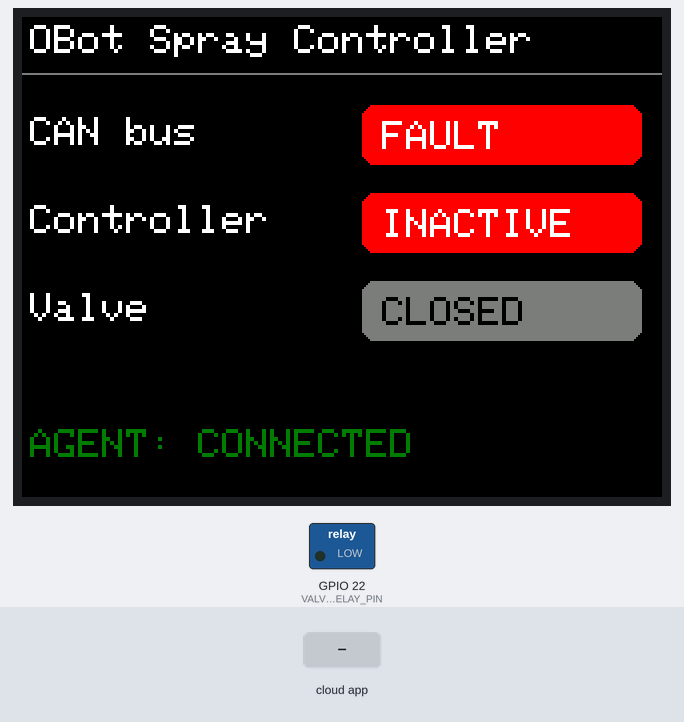
This program was run on a simulated ESP32. On the bench: 320×240 colour display, switched loads named in the program (green lamp = pin HIGH). The inputs (shaded band) are chosen by the test bench. The ROS host is connected and sends only what is stated.

Above: at 1.6 s.
1.7 s: the phone or cloud app sets valve_command to 100
At 2.3 s:
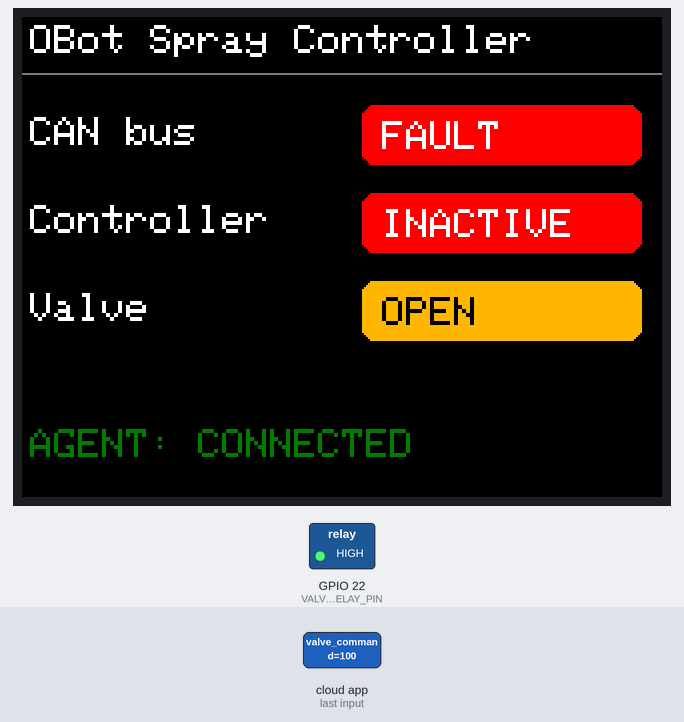
3.2 s: the phone or cloud app sets can_bus_healthy to 1
At 4.4 s:
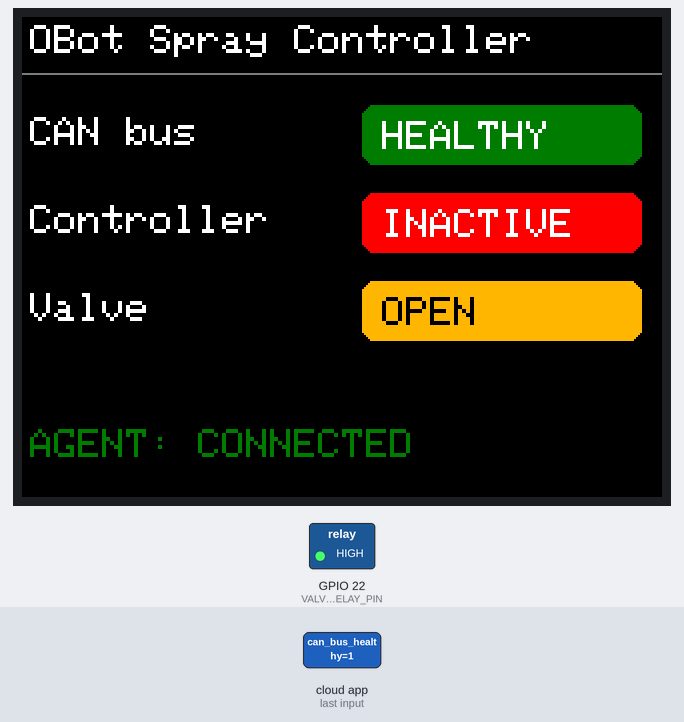
4.7 s: the phone or cloud app sets valve_command to -100
At 5.9 s:
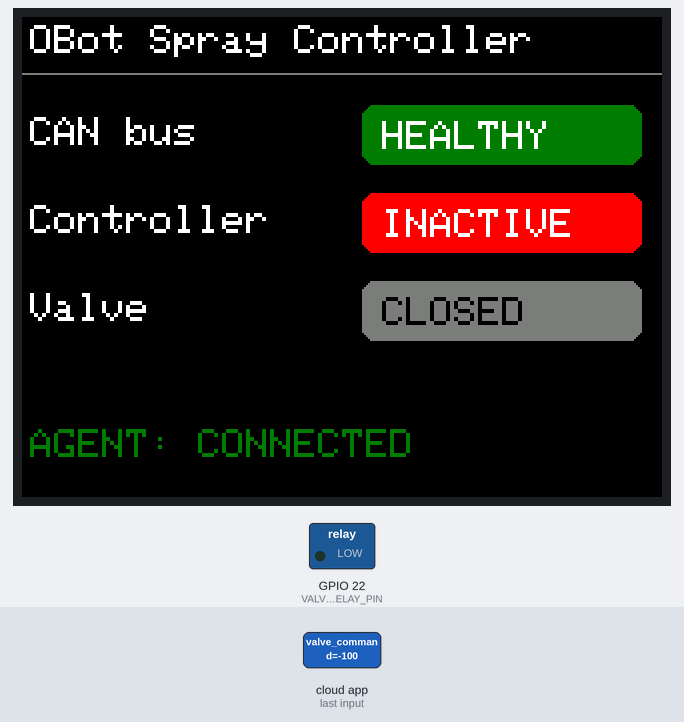
6.2 s: the phone or cloud app sets controller_active to 1
At 7.4 s:
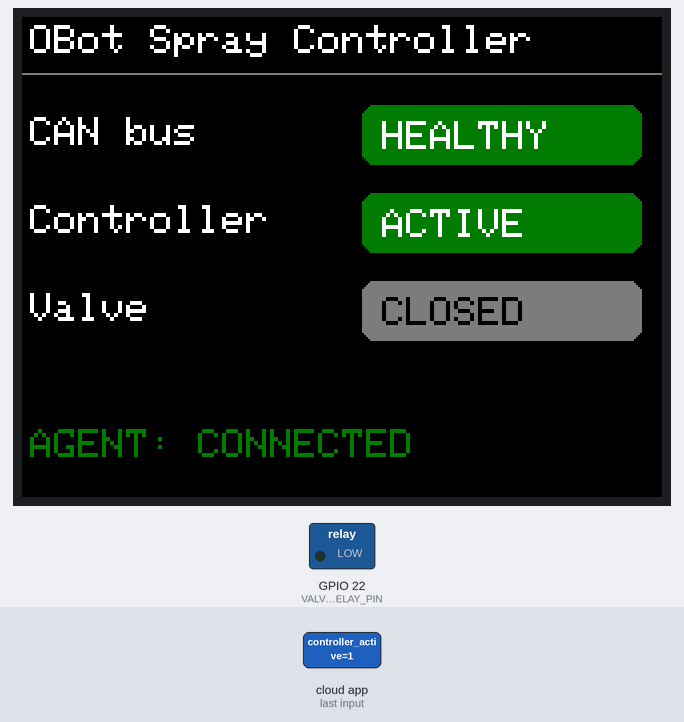
7.7 s: the phone or cloud app sets can_bus_healthy to 0
At 8.5 s:
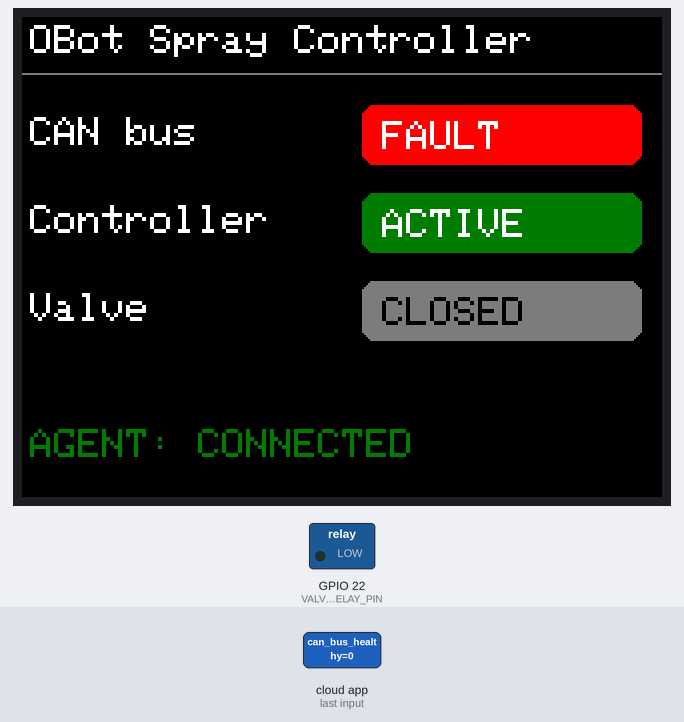
Timing chart, 0 to 10.2 s (numbered marks = the images above; inputs shaded):
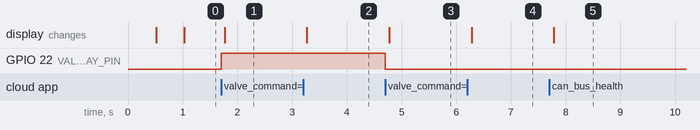

Measured:
- after the input at 1.7 s, GPIO 22 (VALVE_RELAY_PIN): LOW → HIGH at once; the display: changes after 0.07 s (image 1)
- after the input at 3.2 s, the display: changes after 0.07 s (image 2)
- after the input at 4.7 s, GPIO 22 (VALVE_RELAY_PIN): HIGH → LOW at once; the display: changes after 0.07 s (image 3)
- after the input at 6.2 s, the display: changes after 0.08 s (image 4)
- after the input at 7.7 s, the display: changes after 0.08 s (image 5)

The program:

main.cpp
```cpp
// CYD (ESP32-2432S028R) status display + spray valve controller.
//
// Talks to ROS 2 as a micro-ROS node over WiFi/UDP. Shows CAN bus health,
// controller-active state and valve state on the built-in TFT, and drives a
// GPIO pin to open/close a solenoid valve for a commanded duration.
//
// Subscribes:
//   /status/can_bus_healthy   (std_msgs/Bool)     - drives the CAN status tile
//   /status/controller_active (std_msgs/Bool)     - drives the controller status tile
//   /spray/valve_command      (std_msgs/Float32)  - duration in seconds to open the valve;
//                                                    <= 0 closes it immediately
// Publishes:
//   /spray/valve_state        (std_msgs/Bool)     - current valve open/closed state
//
// Touchscreen input is not wired up yet; reserved for a future manual-control mode.

#include <Arduino.h>
#include <TFT_eSPI.h>

#include <micro_ros_platformio.h>
#include <rcl/rcl.h>
#include <rcl/error_handling.h>
#include <rclc/rclc.h>
#include <rclc/executor.h>
#include <rmw_microros/rmw_microros.h>

#include <std_msgs/msg/bool.h>
#include <std_msgs/msg/float32.h>

#include "config.h"

#define RCCHECK(fn)                                                                             \
  {                                                                                              \
    rcl_ret_t rc = fn;                                                                          \
    if (rc != RCL_RET_OK) {                                                                     \
      error_loop();                                                                             \
    }                                                                                            \
  }
#define RCSOFTCHECK(fn)                                                                          \
  {                                                                                               \
    rcl_ret_t rc = fn;                                                                           \
    (void)rc;                                                                                    \
  }
#define EXECUTE_EVERY_N_MS(MS, X)                                                                 \
  do {                                                                                            \
    static unsigned long init = 0;                                                                \
    if (millis() - init > (MS)) {                                                                 \
      X;                                                                                          \
      init = millis();                                                                            \
    }                                                                                              \
  } while (0)

enum AgentState { WAITING_AGENT, AGENT_AVAILABLE, AGENT_CONNECTED, AGENT_DISCONNECTED };
static AgentState g_state = WAITING_AGENT;

static rclc_support_t support;
static rcl_allocator_t allocator;
static rcl_node_t node;
static rclc_executor_t executor;
static rcl_timer_t control_timer;

static rcl_subscription_t can_bus_sub;
static rcl_subscription_t controller_active_sub;
static rcl_subscription_t valve_cmd_sub;
static rcl_publisher_t valve_state_pub;

static std_msgs__msg__Bool can_bus_msg;
static std_msgs__msg__Bool controller_active_msg;
static std_msgs__msg__Float32 valve_cmd_msg;
static std_msgs__msg__Bool valve_state_msg;

static TFT_eSPI tft = TFT_eSPI();

static bool can_bus_healthy = false;
static bool controller_active = false;
static bool valve_open = false;
static unsigned long valve_close_at_ms = 0;
static bool display_dirty = true;

void error_loop() {
  while (true) {
    Serial.println("micro-ROS error - check agent connection/wiring");
    delay(1000);
  }
}

static void set_valve(bool open) {
  valve_open = open;
  const bool pin_high = VALVE_ACTIVE_HIGH ? open : !open;
  digitalWrite(VALVE_RELAY_PIN, pin_high ? HIGH : LOW);
  display_dirty = true;
}

static void draw_status_row(int y, const char *label, bool ok, const char *true_text,
                             const char *false_text) {
  tft.fillRect(0, y, 320, 40, TFT_BLACK);
  tft.setTextColor(TFT_WHITE, TFT_BLACK);
  tft.setTextSize(2);
  tft.setCursor(4, y + 10);
  tft.print(label);
  uint16_t color = ok ? TFT_DARKGREEN : TFT_RED;
  tft.fillRoundRect(170, y + 4, 140, 30, 6, color);
  tft.setTextColor(TFT_WHITE, color);
  tft.setCursor(180, y + 12);
  tft.print(ok ? true_text : false_text);
}

static void draw_dashboard(bool full_redraw) {
  if (full_redraw) {
    tft.fillScreen(TFT_BLACK);
    tft.setTextColor(TFT_WHITE, TFT_BLACK);
    tft.setTextSize(2);
    tft.setCursor(4, 4);
    tft.print("OBot Spray Controller");
    tft.drawFastHLine(0, 28, 320, TFT_DARKGREY);
  }

  draw_status_row(40, "CAN bus", can_bus_healthy, "HEALTHY", "FAULT");
  draw_status_row(84, "Controller", controller_active, "ACTIVE", "INACTIVE");

  tft.fillRect(0, 128, 320, 40, TFT_BLACK);
  tft.setTextColor(TFT_WHITE, TFT_BLACK);
  tft.setTextSize(2);
  tft.setCursor(4, 138);
  tft.print("Valve");
  uint16_t valve_color = valve_open ? TFT_ORANGE : TFT_DARKGREY;
  tft.fillRoundRect(170, 132, 140, 30, 6, valve_color);
  tft.setTextColor(TFT_BLACK, valve_color);
  tft.setCursor(180, 140);
  tft.print(valve_open ? "OPEN" : "CLOSED");
}

static void draw_connection_banner(AgentState state) {
  const char *text;
  uint16_t color;
  switch (state) {
    case AGENT_CONNECTED:
      text = "AGENT: CONNECTED";
      color = TFT_DARKGREEN;
      break;
    case AGENT_AVAILABLE:
      text = "AGENT: CONNECTING";
      color = TFT_ORANGE;
      break;
    default:
      text = "AGENT: DISCONNECTED";
      color = TFT_RED;
      break;
  }
  tft.fillRect(0, 204, 320, 24, TFT_BLACK);
  tft.setTextColor(color, TFT_BLACK);
  tft.setTextSize(2);
  tft.setCursor(4, 206);
  tft.print(text);
}

static void can_bus_callback(const void *msgin) {
  const std_msgs__msg__Bool *msg = (const std_msgs__msg__Bool *)msgin;
  can_bus_healthy = msg->data;
  display_dirty = true;
}

static void controller_active_callback(const void *msgin) {
  const std_msgs__msg__Bool *msg = (const std_msgs__msg__Bool *)msgin;
  controller_active = msg->data;
  display_dirty = true;
}

static void valve_cmd_callback(const void *msgin) {
  const std_msgs__msg__Float32 *msg = (const std_msgs__msg__Float32 *)msgin;
  float duration_sec = msg->data;
  if (duration_sec > 0.0f) {
    valve_close_at_ms = millis() + (unsigned long)(duration_sec * 1000.0f);
    set_valve(true);
  } else {
    valve_close_at_ms = 0;
    set_valve(false);
  }
}

static void control_timer_callback(rcl_timer_t *timer, int64_t last_call_time) {
  (void)last_call_time;
  if (timer == NULL) {
    return;
  }

  if (valve_open && valve_close_at_ms != 0 && millis() >= valve_close_at_ms) {
    valve_close_at_ms = 0;
    set_valve(false);
  }

  valve_state_msg.data = valve_open;
  RCSOFTCHECK(rcl_publish(&valve_state_pub, &valve_state_msg, NULL));
}

static bool create_entities() {
  allocator = rcl_get_default_allocator();
  RCCHECK(rclc_support_init(&support, 0, NULL, &allocator));
  RCCHECK(rclc_node_init_default(&node, ROS_NODE_NAME, ROS_NODE_NAMESPACE, &support));

  RCCHECK(rclc_subscription_init_default(&can_bus_sub, &node,
      ROSIDL_GET_MSG_TYPE_SUPPORT(std_msgs, msg, Bool), TOPIC_CAN_BUS_HEALTHY));
  RCCHECK(rclc_subscription_init_default(&controller_active_sub, &node,
      ROSIDL_GET_MSG_TYPE_SUPPORT(std_msgs, msg, Bool), TOPIC_CONTROLLER_ACTIVE));
  RCCHECK(rclc_subscription_init_default(&valve_cmd_sub, &node,
      ROSIDL_GET_MSG_TYPE_SUPPORT(std_msgs, msg, Float32), TOPIC_VALVE_COMMAND));
  RCCHECK(rclc_publisher_init_default(&valve_state_pub, &node,
      ROSIDL_GET_MSG_TYPE_SUPPORT(std_msgs, msg, Bool), TOPIC_VALVE_STATE));

  const unsigned int timer_timeout_ms = 100;
  RCCHECK(rclc_timer_init_default(&control_timer, &support, RCL_MS_TO_NS(timer_timeout_ms),
      control_timer_callback));

  executor = rclc_executor_get_zero_initialized_executor();
  RCCHECK(rclc_executor_init(&executor, &support.context, 4, &allocator));
  RCCHECK(rclc_executor_add_subscription(&executor, &can_bus_sub, &can_bus_msg,
      &can_bus_callback, ON_NEW_DATA));
  RCCHECK(rclc_executor_add_subscription(&executor, &controller_active_sub,
      &controller_active_msg, &controller_active_callback, ON_NEW_DATA));
  RCCHECK(rclc_executor_add_subscription(&executor, &valve_cmd_sub, &valve_cmd_msg,
      &valve_cmd_callback, ON_NEW_DATA));
  RCCHECK(rclc_executor_add_timer(&executor, &control_timer));

  return true;
}

static void destroy_entities() {
  rmw_context_t *rmw_context = rcl_context_get_rmw_context(&support.context);
  (void)rmw_uros_set_context_entity_destroy_session_timeout(rmw_context, 0);

  rcl_subscription_fini(&can_bus_sub, &node);
  rcl_subscription_fini(&controller_active_sub, &node);
  rcl_subscription_fini(&valve_cmd_sub, &node);
  rcl_publisher_fini(&valve_state_pub, &node);
  rcl_timer_fini(&control_timer);
  rclc_executor_fini(&executor);
  rcl_node_fini(&node);
  rclc_support_fini(&support);
}

void setup() {
  Serial.begin(115200);

  pinMode(VALVE_RELAY_PIN, OUTPUT);
  set_valve(false);

  tft.init();
  tft.setRotation(1);
  tft.fillScreen(TFT_BLACK);
  tft.setTextColor(TFT_WHITE, TFT_BLACK);
  tft.setTextSize(2);
  tft.setCursor(4, 4);
  tft.print("Connecting to WiFi...");

  IPAddress agent_ip;
  agent_ip.fromString(AGENT_IP);
  set_microros_wifi_transports((char *)WIFI_SSID, (char *)WIFI_PASSWORD, agent_ip, AGENT_PORT);

  draw_dashboard(true);
  draw_connection_banner(g_state);
}

void loop() {
  switch (g_state) {
    case WAITING_AGENT:
      EXECUTE_EVERY_N_MS(500, g_state = (RMW_RET_OK == rmw_uros_ping_agent(100, 1))
                                             ? AGENT_AVAILABLE
                                             : WAITING_AGENT);
      break;

    case AGENT_AVAILABLE:
      g_state = create_entities() ? AGENT_CONNECTED : WAITING_AGENT;
      if (g_state == WAITING_AGENT) {
        destroy_entities();
      }
      break;

    case AGENT_CONNECTED:
      EXECUTE_EVERY_N_MS(200, g_state = (RMW_RET_OK == rmw_uros_ping_agent(100, 1))
                                             ? AGENT_CONNECTED
                                             : AGENT_DISCONNECTED);
      if (g_state == AGENT_CONNECTED) {
        rclc_executor_spin_some(&executor, RCL_MS_TO_NS(10));
      }
      break;

    case AGENT_DISCONNECTED:
      destroy_entities();
      g_state = WAITING_AGENT;
      break;
  }

  if (display_dirty) {
    draw_dashboard(false);
    display_dirty = false;
  }

  static unsigned long last_conn_draw = 0;
  if (millis() - last_conn_draw > 500) {
    draw_connection_banner(g_state);
    last_conn_draw = millis();
  }
}
```

config.example.h
```cpp
#pragma once

// ---- WiFi / micro-ROS agent -----------------------------------------------
#define WIFI_SSID       "YOUR_WIFI_SSID"
#define WIFI_PASSWORD   "YOUR_WIFI_PASSWORD"

// IP address of the micro-ROS agent.
#define AGENT_IP        "192.168.1.100"
#define AGENT_PORT      8888

#define ROS_NODE_NAME      "cyd_spray_controller"
#define ROS_NODE_NAMESPACE ""

// ---- GPIO ------------------------------------------------------------------
#define VALVE_RELAY_PIN   22
#define VALVE_ACTIVE_HIGH 1

// ---- Topics ----------------------------------------------------------------
#define TOPIC_CAN_BUS_HEALTHY    "/status/can_bus_healthy"
#define TOPIC_CONTROLLER_ACTIVE  "/status/controller_active"
#define TOPIC_VALVE_COMMAND      "/spray/valve_command"
#define TOPIC_VALVE_STATE        "/spray/valve_state"
```
